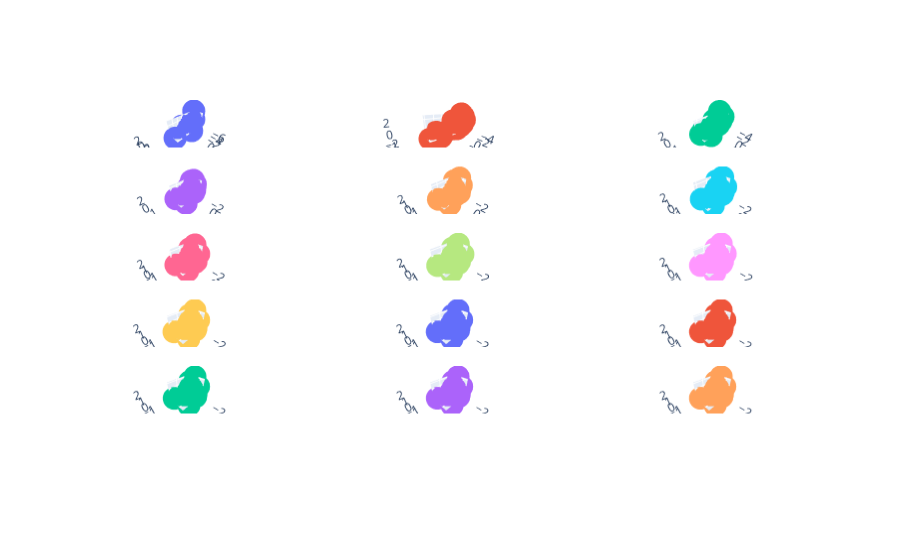

Notebook code for this chart:
### Code cell
nc = 3
nr = len(xt_sampled)//nc + 1
fig = make_subplots(rows=nr, cols=nc, 
                   specs = [[{"type": "scatter3d"} for i in range(nc)] for i in range(nr)]
                   )

for i in range(len(xt_sampled)):
    arr = xt_sampled[i].cpu().numpy()
    fig.add_trace(
        go.Scatter3d(x=arr[:, 0], y=arr[:, 1], z=arr[:, 2], mode='markers'),
        row=i//nc + 1, col=i%nc + 1
    )

fig.update_layout(height=nr*350, showlegend=False)
fig.show()
